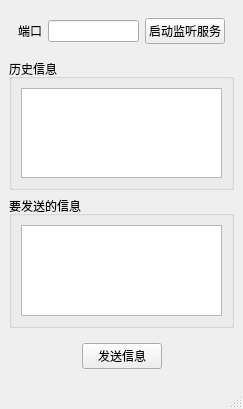
<?xml version="1.0" encoding="UTF-8"?>
<ui version="4.0">
 <class>MainWindow</class>
 <widget class="QMainWindow" name="MainWindow">
  <property name="geometry">
   <rect>
    <x>0</x>
    <y>0</y>
    <width>243</width>
    <height>409</height>
   </rect>
  </property>
  <property name="windowTitle">
   <string>MainWindow</string>
  </property>
  <widget class="QWidget" name="centralwidget">
   <layout class="QVBoxLayout" name="verticalLayout">
    <item>
     <widget class="QWidget" name="widget" native="true">
      <layout class="QHBoxLayout" name="horizontalLayout">
       <item>
        <widget class="QLabel" name="label">
         <property name="text">
          <string>端口</string>
         </property>
        </widget>
       </item>
       <item>
        <widget class="QLineEdit" name="u_port"/>
       </item>
       <item>
        <widget class="QPushButton" name="u_run_listen">
         <property name="text">
          <string>启动监听服务</string>
         </property>
        </widget>
       </item>
      </layout>
     </widget>
    </item>
    <item>
     <widget class="QGroupBox" name="groupBox">
      <property name="title">
       <string>历史信息</string>
      </property>
      <layout class="QHBoxLayout" name="horizontalLayout_2">
       <item>
        <widget class="QTextEdit" name="u_show"/>
       </item>
      </layout>
     </widget>
    </item>
    <item>
     <widget class="QGroupBox" name="groupBox_2">
      <property name="title">
       <string>要发送的信息</string>
      </property>
      <layout class="QHBoxLayout" name="horizontalLayout_3">
       <item>
        <widget class="QTextEdit" name="u_msg"/>
       </item>
      </layout>
     </widget>
    </item>
    <item>
     <widget class="QWidget" name="widget_2" native="true">
      <layout class="QHBoxLayout" name="horizontalLayout_4">
       <item>
        <spacer name="horizontalSpacer">
         <property name="orientation">
          <enum>Qt::Horizontal</enum>
         </property>
         <property name="sizeHint" stdset="0">
          <size>
           <width>55</width>
           <height>20</height>
          </size>
         </property>
        </spacer>
       </item>
       <item>
        <widget class="QPushButton" name="u_send_msg">
         <property name="text">
          <string>发送信息</string>
         </property>
        </widget>
       </item>
       <item>
        <spacer name="horizontalSpacer_2">
         <property name="orientation">
          <enum>Qt::Horizontal</enum>
         </property>
         <property name="sizeHint" stdset="0">
          <size>
           <width>54</width>
           <height>20</height>
          </size>
         </property>
        </spacer>
       </item>
      </layout>
     </widget>
    </item>
   </layout>
  </widget>
  <widget class="QMenuBar" name="menubar">
   <property name="geometry">
    <rect>
     <x>0</x>
     <y>0</y>
     <width>243</width>
     <height>27</height>
    </rect>
   </property>
  </widget>
  <widget class="QStatusBar" name="statusbar"/>
 </widget>
 <resources/>
 <connections/>
</ui>
